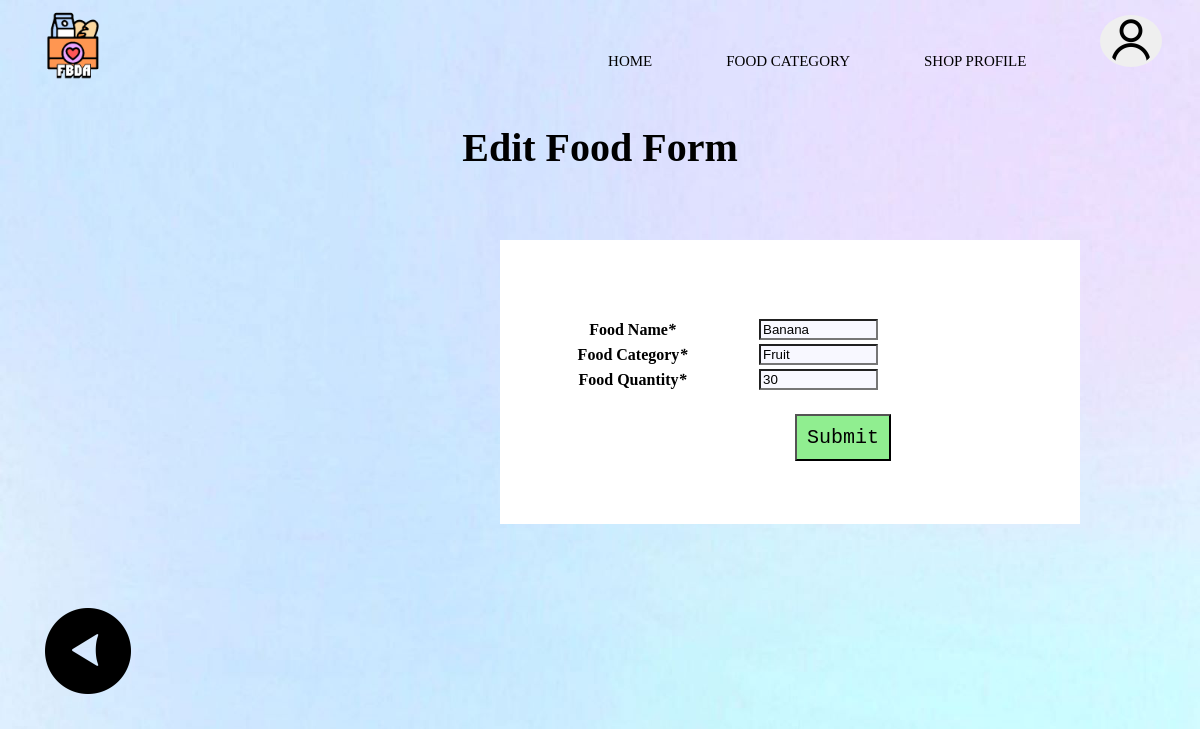
The page /asg/ShopEditFoodCategory.php?id=1 on the database its author committed.
### tables this page shows
CREATE TABLE `food` (
  `Food_ID` int(30) NOT NULL,
  `Food_Name` varchar(30) NOT NULL,
  `Food_Category` varchar(30) NOT NULL
);

CREATE TABLE `supply` (
  `Food_ID` int(30) NOT NULL,
  `Shop_ID` int(30) NOT NULL,
  `Food_Quantity` int(30) NOT NULL
);

### asg/ShopEditFoodCategory.php (the view, shortened to what this page needs)
<?php
function valid($foodID, $foodname, $foodcategory,$foodquantity, $error)
{
?>
    <!DOCTYPE html>
    <html>
    <head>
    <link rel="stylesheet" href="format.css">
    </head>
    <body>
    <div id ="nav-placeholder"></div>
    <form action = "" method = "POST">
    <p id = "title" style = "text-align: center">Edit Food Form</p>
        <div class = "formPosition">
        <div class = "form">
        <table>
    <tr>
    <td width="179"><b>Food Name<em>*</em></b></td>
    <td><label>
    <input type="text" name="foodname" value="<?php echo $foodname; ?>" />
    </label></td>
    </tr>
    <tr>
    <td width="179"><b>Food Category<em>*</em></b></td>
    <td><label>
    <input type="text" name="foodcategory" value="<?php echo $foodcategory; ?>"/>
    </label></td>
    </tr>
    <tr>
    <td width="179"><b>Food Quantity<em>*</em></b></td>
    <td><label>
    <input type="text" name="foodquantity" value="<?php echo $foodquantity; ?>" />
    </label></td>
    </tr>
    <tr align = "right">
    <td colspan="2"><label>
    <button type ="submit"name = "submit" id = "submit">Submit</button>
    </label>
    </tr>
    <br>
    <br>
    </table>
    </div>
</div>
    </form>
    <a href='http://localhost/asg/ShopFoodCategory.php'><img src = "pic/arrow.png" alt="back" class="arrow"></a>
    </body>
    </html>
    <?php
}
include('index3.php');
if (isset($_POST['submit']))
{
   if (is_numeric($_POST['id']))
    {
    $id = mysqli_real_escape_string($con,$_POST['id']);
    $name = mysqli_real_escape_string($con,$_POST['foodname']);
    $category = mysqli_real_escape_string($con,$_POST['foodcategory']);
    $quantity = mysqli_real_escape_string($con,$_POST['foodquantity']);
    if ($name == '' || $category == '' || $quantity == '')
    {
        $error = 'ERROR: Please fill in all required fields!';
        valid($id, $name, $category,$quantity, $error);
    }
    else
    {
   $result =  mysqli_query($con,"UPDATE food SET Food_Name='$name', Food_Category='$category'WHERE Food_ID='$id'")or die(mysqli_error());
   $result2 =  mysqli_query($con,"UPDATE supply SET Food_Quantity='$quantity'WHERE Food_ID='$id'")or die(mysqli_error());
    valid($id, $name, $category,$quantity, $error);
    header("Location: http://localhost/asg/Shopfoodcategory.php");
        }
    }
    else
    {
    echo 'Error!';
    }
}
else {
    if (isset($_GET['id']) && is_numeric($_GET['id']) && $_GET['id'] > 0)
    {
    $id = (int)$_GET['id'];
    $ggg = "SELECT * FROM food WHERE Food_ID= '$id'";
    $hhh = "SELECT * FROM supply WHERE Food_ID= '$id'";
    $result = mysqli_query($con,$ggg);
    $result2 = mysqli_query($con,$hhh);
    $row = mysqli_fetch_array($result);
    $row2 = mysqli_fetch_array($result2);
        if($row && $row2)
        {
        $name = $row['Food_Name'];
        $category = $row['Food_Category'];
        $quantity = $row2['Food_Quantity'];
        valid($id, $name, $category,$quantity,'');
        }
        else
        {
        echo "No results!";
        }
    }
    else{
        echo "Error";
    }
}
?>

### asg/format.css (style rules this page uses)
body { background-image: url("pic/background.jpg"); background-repeat: no-repeat; background-attachment: fixed; background-size: cover; }

### asg/ShopEditFoodCategory.php (style rules this page uses)
.formPosition { position:absolute; top: 30%; margin:auto; left: 500px; }
.form { padding : 40px 40px; background-color: white; width: 500px; margin: auto; text-align: center; }
.arrow { width: 100px; height: 100px; margin-top: 390px; margin-left: 30px; }
input[type=text] { width :60%; display:inline-block; background:ghostwhite; }
#submit { margin: 20px; background-color: #90EE90; padding: 10px 10px; font-size: 20px; font-family: Lucida Console, monospace; }
#title { font-weight: bold; font-size: 40px; font-family: Lucida; }

### rows shown on the page
food: foodname "Banana", foodcategory "Fruit"
supply: foodquantity "30"
